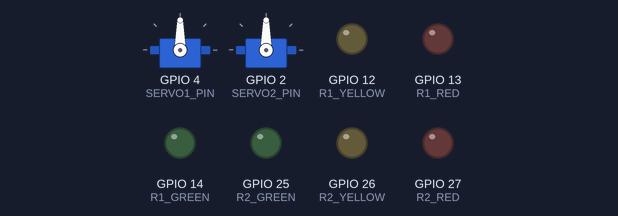
Bench run of a sketch on a simulated ESP32. Parts: 2 × servo, output pins drawn as LEDs (lit = HIGH). WiFi joins after 1.5 s; servers stay silent unless stated; what the sketch prints to the serial monitor is not drawn.

Above: at 0.1 s.
At 1.8 s:
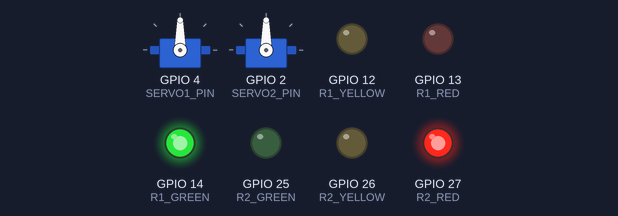
Timing chart, 0 to 3.3 s (numbered marks = the images above):
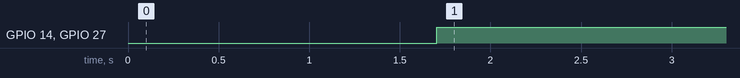

The sketch:

Traffic_Final.ino
```cpp
#include <WiFi.h>
#include <HTTPClient.h>
#include <ArduinoJson.h>
#include <ESP32Servo.h>

const char* ssid = "HHJM";
const char* password = "seuzcanal75";
const char* serverUrl = "http://192.168.1.18:5000/decision"; // Update IP

// --- Traffic Light Pins ---
// Road 1 (Vertical)
#define R1_RED 13
#define R1_YELLOW 12
#define R1_GREEN 14

// Road 2 (Horizontal)
#define R2_RED 27
#define R2_YELLOW 26
#define R2_GREEN 25

// --- Servo Pins ---
#define SERVO1_PIN 4  // Road 1 Gate
#define SERVO2_PIN 2  // Road 2 Gate

Servo servo1;
Servo servo2;

// Variables
String currentGreen = "ROAD1";
int targetServo1 = 90;
int targetServo2 = 90;
unsigned long lastCheck = 0;

void setup() {
  Serial.begin(115200);

  // Lights
  pinMode(R1_RED, OUTPUT); pinMode(R1_YELLOW, OUTPUT); pinMode(R1_GREEN, OUTPUT);
  pinMode(R2_RED, OUTPUT); pinMode(R2_YELLOW, OUTPUT); pinMode(R2_GREEN, OUTPUT);

  // Servos
  servo1.setPeriodHertz(50);
  servo1.attach(SERVO1_PIN, 500, 2400);
  servo2.setPeriodHertz(50);
  servo2.attach(SERVO2_PIN, 500, 2400);

  // Initialize Servos to Open (Up)
  servo1.write(90);
  servo2.write(90);

  WiFi.begin(ssid, password);
  while(WiFi.status() != WL_CONNECTED) { delay(500); Serial.print("."); }
  Serial.println("\nWiFi Connected!");
}

void loop() {
  // 1. Get Data from Cloud (every 500ms)
  if (millis() - lastCheck > 500) {
    if(WiFi.status() == WL_CONNECTED) {
      HTTPClient http;
      http.begin(serverUrl);
      int httpCode = http.GET();

      if(httpCode > 0) {
        String payload = http.getString();
        StaticJsonDocument<200> doc;
        deserializeJson(doc, payload);

        // Parse JSON
        const char* light = doc["light"];
        currentGreen = String(light);
        targetServo1 = doc["servo1"];
        targetServo2 = doc["servo2"];

        Serial.printf("Target: %s | S1: %d | S2: %d\n", currentGreen.c_str(), targetServo1, targetServo2);
      }
      http.end();
    }
    lastCheck = millis();
  }

  // 2. Actuate Hardware
  controlLights();
  controlServos();
}

void controlServos() {
  // Smoothly move servos or just write directly
  servo1.write(targetServo1);
  servo2.write(targetServo2);
}

void controlLights() {
  // Reset Yellows
  digitalWrite(R1_YELLOW, LOW); digitalWrite(R2_YELLOW, LOW);

  if (currentGreen == "ROAD1") {
    digitalWrite(R1_GREEN, HIGH); digitalWrite(R1_RED, LOW);
    digitalWrite(R2_GREEN, LOW); digitalWrite(R2_RED, HIGH);
  } else {
    digitalWrite(R1_GREEN, LOW); digitalWrite(R1_RED, HIGH);
    digitalWrite(R2_GREEN, HIGH); digitalWrite(R2_RED, LOW);
  }
}
```

Measured:
- by itself, GPIO 14 (R1_GREEN), GPIO 27 (R2_RED): LOW → HIGH at 1.7 s
